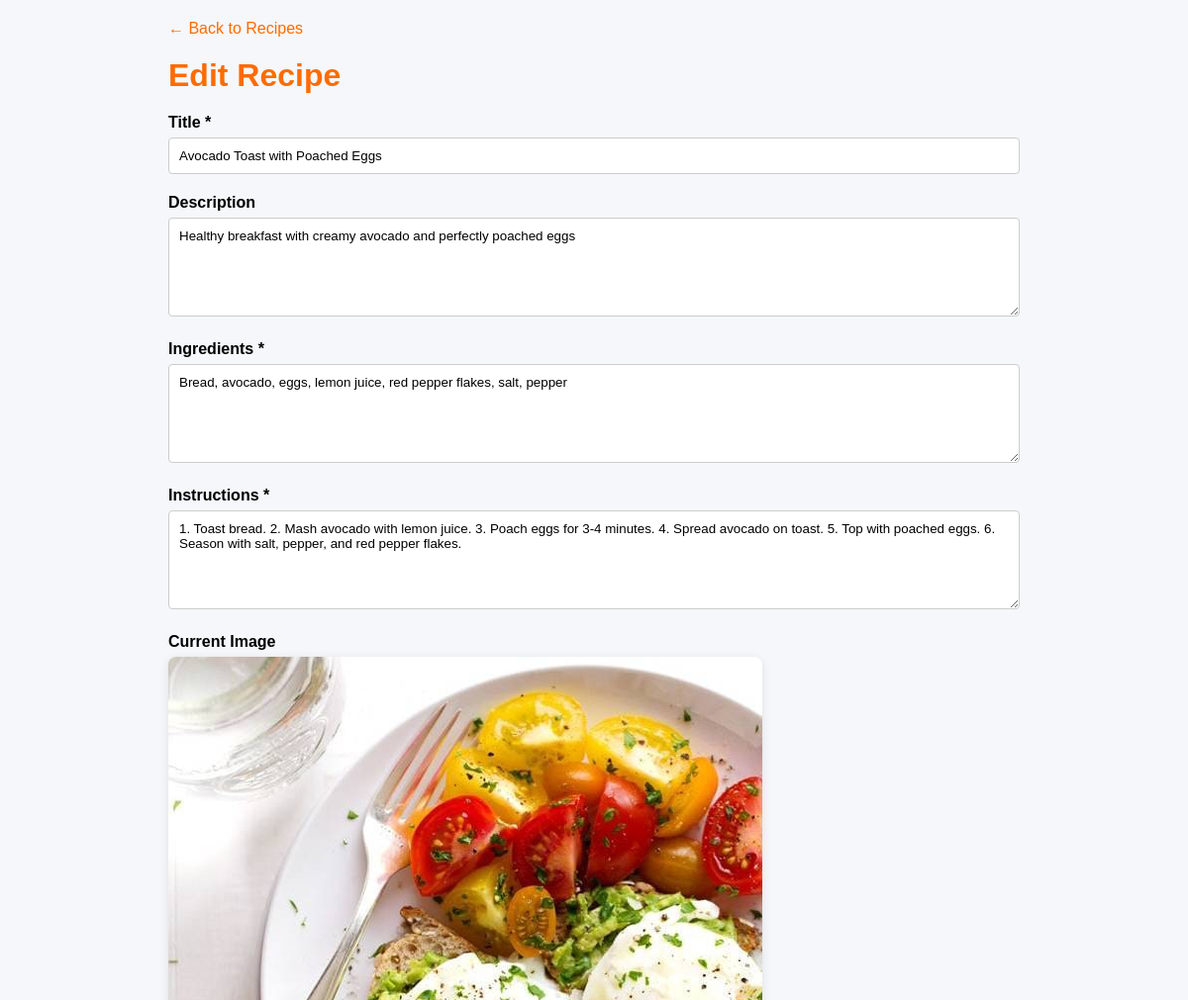
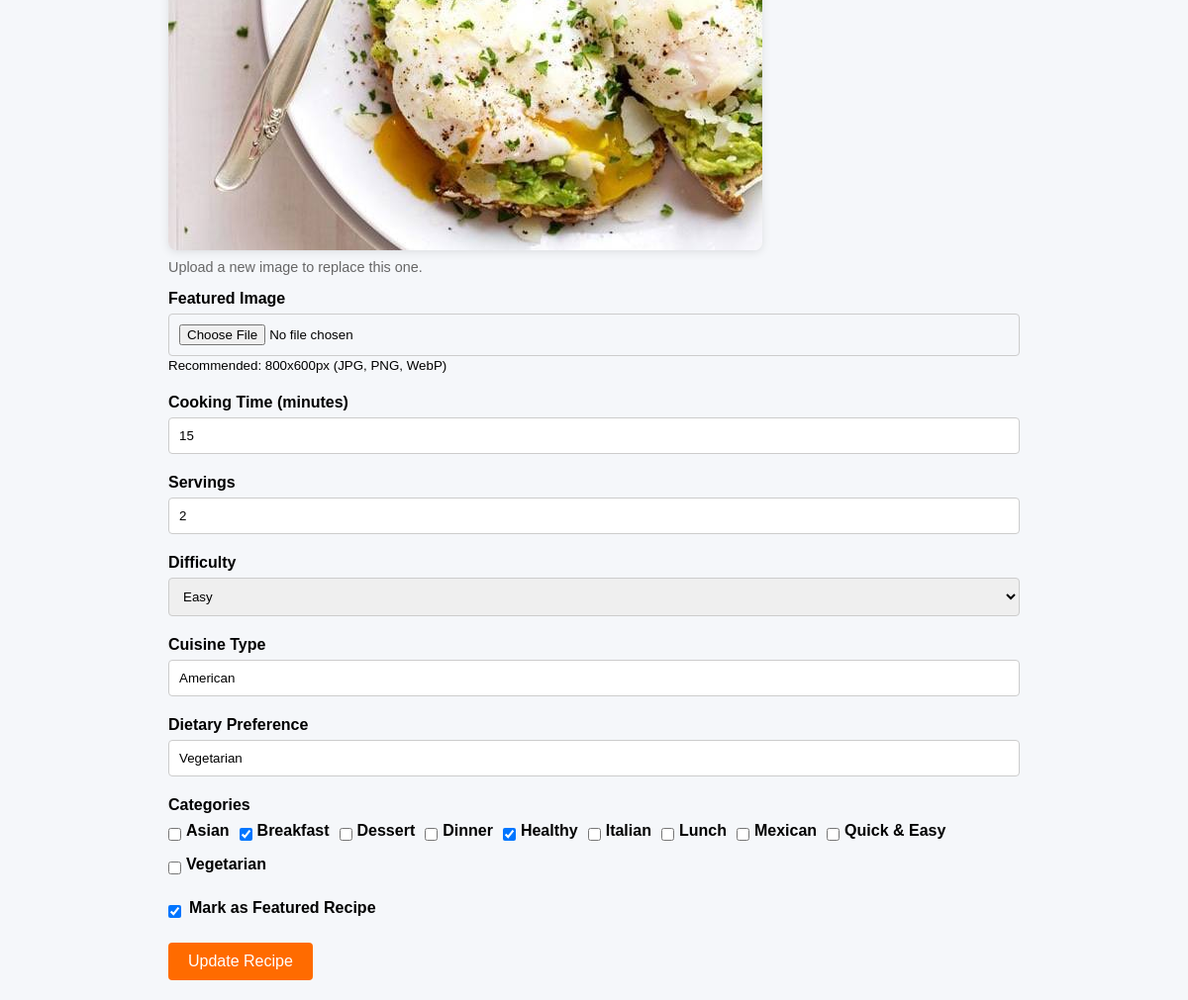
Page /admin/edit-recipe.php?id=2 (signed in) on the committed database (2 pictures, top to bottom).
### tables this page shows
CREATE TABLE `recipes` (
  `id` int(11) NOT NULL,
  `user_id` int(11) NOT NULL,
  `title` varchar(200) NOT NULL,
  `description` text DEFAULT NULL,
  `ingredients` text NOT NULL,
  `instructions` text NOT NULL,
  `cooking_time` int(11) DEFAULT NULL,
  `servings` int(11) DEFAULT NULL,
  `difficulty_level` enum('Easy','Medium','Hard') DEFAULT NULL,
  `cuisine_type` varchar(50) DEFAULT NULL,
  `dietary_preference` varchar(50) DEFAULT NULL,
  `featured_image` varchar(255) DEFAULT NULL,
  `views` int(11) DEFAULT 0,
  `is_featured` tinyint(1) DEFAULT 0,
  `created_at` timestamp NOT NULL DEFAULT current_timestamp(),
  `updated_at` timestamp NOT NULL DEFAULT current_timestamp() ON UPDATE current_timestamp()
);

CREATE TABLE `categories` (
  `id` int(11) NOT NULL,
  `name` varchar(50) NOT NULL,
  `description` text DEFAULT NULL,
  `created_at` timestamp NOT NULL DEFAULT current_timestamp()
);

### admin/edit-recipe.php (the view, shortened to what this page needs)
<?php
include 'auth.php';
$recipe_id = $_GET['id'] ?? null;
$stmt = $db->prepare("SELECT * FROM recipes WHERE id = ?");
$stmt->execute([$recipe_id]);
$recipe = $stmt->fetch(PDO::FETCH_ASSOC);
if ($_SERVER['REQUEST_METHOD'] === 'POST') {
    try {
        $title = trim($_POST['title'] ?? '');
        $description = trim($_POST['description'] ?? '');
        $ingredients = trim($_POST['ingredients'] ?? '');
        $instructions = trim($_POST['instructions'] ?? '');
        $cooking_time = (int)($_POST['cooking_time'] ?? 0);
        $servings = (int)($_POST['servings'] ?? 1);
        $difficulty = $_POST['difficulty'] ?? 'Easy';
        $cuisine_type = trim($_POST['cuisine_type'] ?? '');
        $dietary = trim($_POST['dietary_preference'] ?? '');
        $is_featured = isset($_POST['is_featured']);
        $category_ids = $_POST['categories'] ?? [];
        if (empty($title) || empty($ingredients) || empty($instructions)) {
            throw new Exception('Title, ingredients, and instructions are required.');
        }
        $image_path = $recipe['featured_image'];
        if (!empty($_FILES['featured_image']['name'])) {
            $upload_dir = '../uploads/recipes/';
            if (!is_dir($upload_dir)) mkdir($upload_dir, 0777, true);
            $file = $_FILES['featured_image'];
            $ext = pathinfo($file['name'], PATHINFO_EXTENSION);
            $allowed = ['jpg', 'jpeg', 'png', 'webp'];
            if (!in_array(strtolower($ext), $allowed)) {
                throw new Exception('Only JPG, PNG, or WebP images are allowed.');
            }
            $filename = 'recipe_' . time() . '_' . uniqid() . '.' . $ext;
            $target = $upload_dir . $filename;
            if (!move_uploaded_file($file['tmp_name'], $target)) {
                throw new Exception('Failed to upload image.');
            }
            if ($recipe['featured_image'] && file_exists($recipe['featured_image'])) {
                unlink($recipe['featured_image']);
            }
            $image_path = 'uploads/recipes/' . $filename;
        }
        $stmt = $db->prepare("
            UPDATE recipes
            SET title = ?, description = ?, ingredients = ?, instructions = ?, cooking_time = ?, servings = ?,
                difficulty_level = ?, cuisine_type = ?, dietary_preference = ?, featured_image = ?, is_featured = ?
            WHERE id = ?
        ");
        $stmt->execute([
            $title,
            $description,
            $ingredients,
            $instructions,
            $cooking_time,
            $servings,
            $difficulty,
            $cuisine_type,
            $dietary,
            $image_path,
            $is_featured ? 1 : 0,
            $recipe_id
        ]);
        $db->prepare("DELETE FROM recipe_categories WHERE recipe_id = ?")->execute([$recipe_id]);
        if (!empty($category_ids)) {
            $stmt = $db->prepare("INSERT INTO recipe_categories (recipe_id, category_id) VALUES (?, ?)");
            foreach ($category_ids as $cat_id) {
                $stmt->execute([$recipe_id, (int)$cat_id]);
            }
        }
        $message = 'Recipe updated successfully!';
    } catch (Exception $e) {
        $error = $e->getMessage();
    }
} else {
    $title = $recipe['title'];
    $description = $recipe['description'];
    $ingredients = $recipe['ingredients'];
    $instructions = $recipe['instructions'];
    $cooking_time = $recipe['cooking_time'];
    $servings = $recipe['servings'];
    $difficulty = $recipe['difficulty_level'];
    $cuisine_type = $recipe['cuisine_type'];
    $dietary = $recipe['dietary_preference'];
    $is_featured = $recipe['is_featured'];
    $stmt = $db->prepare("SELECT category_id FROM recipe_categories WHERE recipe_id = ?");
    $stmt->execute([$recipe_id]);
    $current_categories = $stmt->fetchAll(PDO::FETCH_COLUMN);
}
?>
<!DOCTYPE html>
<html lang="en">
<head>
    <link rel="stylesheet" href="https://cdnjs.cloudflare.com/ajax/libs/font-awesome/6.5.0/css/all.min.css">
</head>
<body>
    <div class="container">
        <a href="manage-recipes.php" class="back-link">&larr; Back to Recipes</a>
        <div class="header">
            <h1>Edit Recipe</h1>
        </div>
        <form method="POST" enctype="multipart/form-data">
            <div class="form-group">
                <label>Title *</label>
                <input type="text" name="title" class="form-control" value="<?= htmlspecialchars($title) ?>" required>
            </div>
            <div class="form-group">
                <label>Description</label>
                <textarea name="description" class="form-control"><?= htmlspecialchars($description) ?></textarea>
            </div>
            <div class="form-group">
                <label>Ingredients *</label>
                <textarea name="ingredients" class="form-control" placeholder="• 2 cups flour&#10;• 1 tsp salt&#10;• 1 cup water" required><?= htmlspecialchars($ingredients) ?></textarea>
            </div>
            <div class="form-group">
                <label>Instructions *</label>
                <textarea name="instructions" class="form-control" placeholder="1. Mix dry ingredients&#10;2. Add water gradually&#10;3. Bake at 350°F for 30 minutes" required><?= htmlspecialchars($instructions) ?></textarea>
            </div>
            <?php if (!empty($recipe['featured_image'])): ?>
                <div class="form-group image-preview">
                    <label>Current Image</label>
                    <img src="../<?= htmlspecialchars($recipe['featured_image']) ?>" alt="Current Recipe Image">
                    <p>Upload a new image to replace this one.</p>
                </div>
            <?php endif; ?>
            <div class="form-group">
                <label>Featured Image</label>
                <input type="file" name="featured_image" accept="image/*" class="form-control">
                <small>Recommended: 800x600px (JPG, PNG, WebP)</small>
            </div>
            <div class="form-group">
                <label>Cooking Time (minutes)</label>
                <input type="number" name="cooking_time" class="form-control" min="1" value="<?= $cooking_time ?>">
            </div>
            <div class="form-group">
                <label>Servings</label>
                <input type="number" name="servings" class="form-control" min="1" value="<?= $servings ?>">
            </div>
            <div class="form-group">
                <label>Difficulty</label>
                <select name="difficulty" class="form-control">
                    <option value="Easy" <?= $difficulty === 'Easy' ? 'selected' : '' ?>>Easy</option>
                </select>
            </div>
            <div class="form-group">
                <label>Cuisine Type</label>
                <input type="text" name="cuisine_type" class="form-control" value="<?= htmlspecialchars($cuisine_type) ?>" placeholder="e.g., Italian, Mexican">
            </div>
            <div class="form-group">
                <label>Dietary Preference</label>
                <input type="text" name="dietary_preference" class="form-control" value="<?= htmlspecialchars($dietary) ?>" placeholder="e.g., Vegetarian, Vegan, Gluten-Free">
            </div>
            <div class="form-group">
                <label>Categories</label>
                <div class="category-list">
                    <?php
                    $categories = $db->query("SELECT id, name FROM categories ORDER BY name")->fetchAll();
                    foreach ($categories as $cat): ?>
                        <div class="category-item">
                            <input type="checkbox" name="categories[]" value="<?= $cat['id'] ?>" id="cat-<?= $cat['id'] ?>"
                                   <?= in_array($cat['id'], $current_categories) ? 'checked' : '' ?>>
                            <label for="cat-<?= $cat['id'] ?>"><?= htmlspecialchars($cat['name']) ?></label>
                        </div>
                    <?php endforeach; ?>
                </div>
            </div>
            <div class="form-group">
                <div class="checkbox-group">
                    <input type="checkbox" name="is_featured" id="is_featured" <?= $is_featured ? 'checked' : '' ?>>
                    <label for="is_featured">Mark as Featured Recipe</label>
                </div>
            </div>
            <button type="submit" class="btn">Update Recipe</button>
        </form>
    </div>
</body>
</html>

### admin/edit-recipe.php (style rules this page uses)
:root { --primary-orange: #FF6B00; --orange-light: #FF8E42; --orange-dark: #CC5500; --sidebar-bg: #2c3e50; --text-light: #ecf0f1; }
* { margin: 0; padding: 0; box-sizing: border-box; }
body { font-family: Arial, sans-serif; background: #f5f7fa; }
.container { max-width: 900px; margin: 20px auto; padding: 0 20px; }
.header { display: flex; justify-content: space-between; align-items: center; margin-bottom: 20px; }
.header h1 { color: var(--primary-orange); }
.form-group { margin-bottom: 20px; }
.form-group label { display: block; margin-bottom: 6px; font-weight: bold; }
.form-control { width: 100%; padding: 10px; border: 1px solid #ccc; border-radius: 4px; font-family: Arial, sans-serif; }
textarea.form-control { min-height: 100px; }
.checkbox-group { display: flex; align-items: center; gap: 8px; }
.btn { background: var(--primary-orange); color: white; padding: 10px 20px; border: none; border-radius: 4px; cursor: pointer; font-size: 1rem; }
.category-list { display: flex; flex-wrap: wrap; gap: 10px; margin-top: 8px; }
.category-item { display: flex; align-items: center; gap: 5px; }
.back-link { color: var(--primary-orange); text-decoration: none; display: inline-block; margin-bottom: 20px; }
.image-preview { margin: 15px 0; max-width: 100%; }
.image-preview img { max-width: 100%; height: auto; border-radius: 8px; box-shadow: 0 2px 10px rgba(0,0,0,0.1); }
.image-preview p { margin-top: 5px; font-size: 0.9rem; color: #666; }

### rows in the picture
recipes: title "Avocado Toast with Poached Eggs", description "Healthy breakfast with creamy avocado and perfectly poached eggs", ingredients "Bread, avocado, eggs, lemon juice, red pepper flakes, salt, pepper", instructions "1. Toast bread. 2. Mash avocado with lemon juice. 3. Poach eggs for 3-4 minutes. 4. Spread avocado on toast. 5. Top with poached eggs. 6. Season with salt, pepper, and red pepper flakes.", featured_image (picture), cooking_time "15", servings "2", difficulty "Easy", cuisine_type "American", dietary_preference "Vegetarian", is_featured "☑"
categories: name "Asian"
categories: id "☑", name "Breakfast"
categories: name "Dessert"
categories: name "Dinner"
categories: id "☑", name "Healthy"
categories: name "Italian"
categories: name "Lunch"
categories: name "Mexican"
categories: name "Quick & Easy"
categories: name "Vegetarian"
